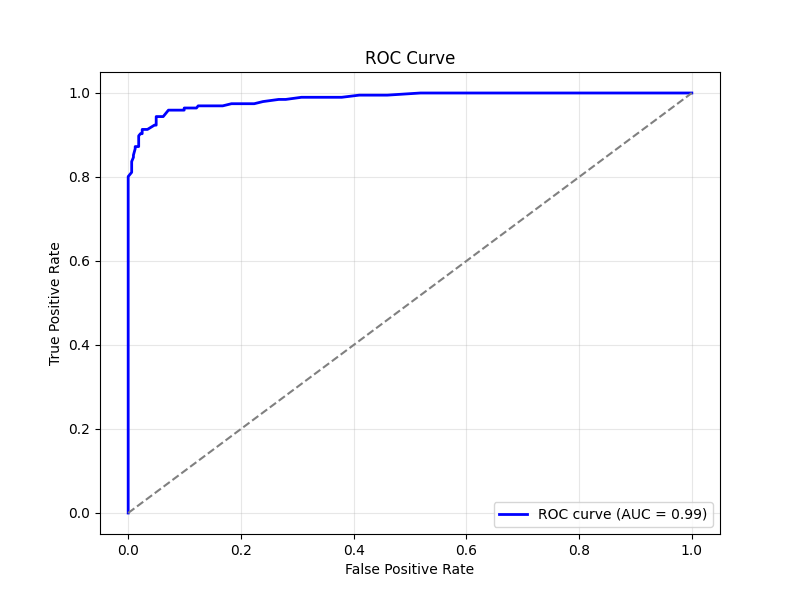

Generate this figure with Python:
import numpy as np
import matplotlib.pyplot as plt
from sklearn.metrics import roc_curve, auc

import pyreadr

# Charger le fichier RDA
fichier_rda = "./data/spam_data_train.rda"
result = pyreadr.read_r(fichier_rda)

# Extraire le DataFrame
for nom_objet, data in result.items():
    print(f"Objet trouvé : {nom_objet}")
    df = data  # On suppose qu'il y a un seul DataFrame dans le fichier
    break

# Aperçu des données
print(df.head())

df = df.fillna(0)
print(df.head())

X = df.drop(columns=["label"])
y = df["label"]

# Vérifier les valeurs manquantes
print(df.isnull().sum().sum())  # Doit retourner 0 si aucune valeur manquante

# Vérifier les types de données
print(df.dtypes)

from sklearn.model_selection import train_test_split

X_train, X_test, y_train, y_test = train_test_split(X, y, test_size=0.2, random_state=42)

from sklearn.preprocessing import StandardScaler

scaler = StandardScaler()
X_train = scaler.fit_transform(X_train)
X_test = scaler.transform(X_test)

from sklearn.ensemble import RandomForestClassifier

# Créer et entraîner le modèle
model = RandomForestClassifier(random_state=42)
model.fit(X_train, y_train)

# Prédire sur le jeu de test
y_pred = model.predict(X_test)

from sklearn.metrics import classification_report, accuracy_score

# Calculer l'exactitude
accuracy = accuracy_score(y_test, y_pred)
print(f"Accuracy: {accuracy:.2f}")

# Rapport de classification complet
print(classification_report(y_test, y_pred))

from sklearn.metrics import roc_curve, auc
import matplotlib.pyplot as plt

# Probabilités pour la classe positive
y_proba = model.predict_proba(X_test)[:, 1]

# Calculer FPR, TPR et AUC
fpr, tpr, _ = roc_curve(y_test, y_proba)
roc_auc = auc(fpr, tpr)

# Tracer la courbe ROC
plt.figure(figsize=(8, 6))
plt.plot(fpr, tpr, color='blue', lw=2, label=f'ROC curve (AUC = {roc_auc:.2f})')
plt.plot([0, 1], [0, 1], color='gray', linestyle='--')
plt.xlabel('False Positive Rate')
plt.ylabel('True Positive Rate')
plt.title('ROC Curve')
plt.legend(loc='lower right')
plt.grid(alpha=0.3)
plt.savefig("ROC.png")